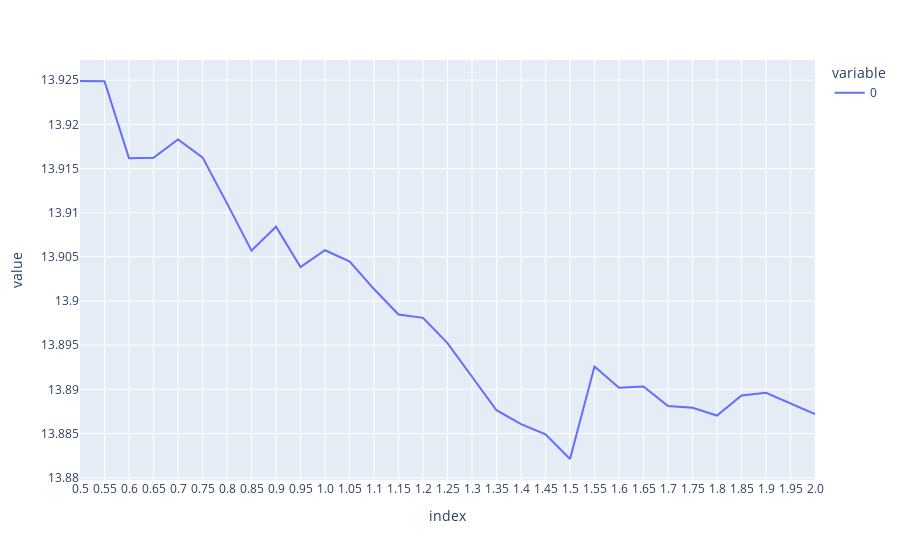

The notebook cell this image was saved under:
### Code cell
tmp_path_2 = r"H:\all\RL_Shrinkage_2024\ONE_YR_long_only\NonLinear_Shrinkage\intensity_of_intensity_data"
ttttmp = pd.read_csv(tmp_path_2 + f"\\all_rawres_p{50}_v2.csv", index_col=0)
px.line(ttttmp.iloc[5040:, :].std() * np.sqrt(252) * 100)

### Figure 1 — Plotly figure (JSON) as saved in the notebook; plotly's stock layout.template omitted (floating-point values rounded to 4 significant figures)
{"data": [{"hovertemplate": "variable=0<br>index=%{x}<br>value=%{y}<extra></extra>", "legendgroup": "0", "line": {"color": "#636efa", "dash": "solid"}, "marker": {"symbol": "circle"}, "mode": "lines", "name": "0", "orientation": "v", "showlegend": true, "type": "scatter", "x": ["0.5", "0.55", "0.6", "0.65", "0.7", "0.75", "0.8", "0.85", "0.9", "0.95", "1.0", "1.05", "1.1", "1.15", "1.2", "1.25", "1.3", "1.35", "1.4", "1.45", "1.5", "1.55", "1.6", "1.65", "1.7", "1.75", "1.8", "1.85", "1.9", "1.95", "2.0"], "xaxis": "x", "y": [13.92, 13.92, 13.92, 13.92, 13.92, 13.92, 13.91, 13.91, 13.91, 13.9, 13.91, 13.9, 13.9, 13.9, 13.9, 13.9, 13.89, 13.89, 13.89, 13.88, 13.88, 13.89, 13.89, 13.89, 13.89, 13.89, 13.89, 13.89, 13.89, 13.89, 13.89], "yaxis": "y"}], "layout": {"legend": {"title": {"text": "variable"}, "tracegroupgap": 0}, "margin": {"t": 60}, "xaxis": {"anchor": "y", "domain": [0, 1], "title": {"text": "index"}}, "yaxis": {"anchor": "x", "domain": [0, 1], "title": {"text": "value"}}}}
